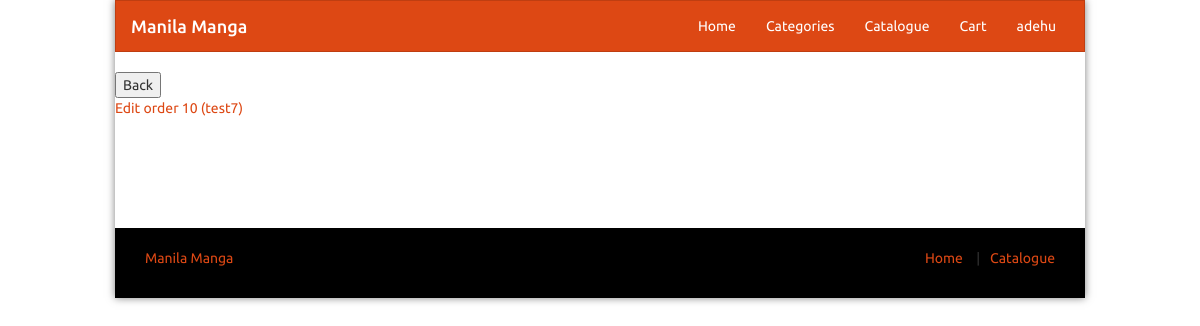
/mngord1.php (signed in), run on the app's committed database.
### tables this page shows
CREATE TABLE "users" (
	"userId"	INTEGER NOT NULL UNIQUE,
	"username"	TEXT,
	"password"	TEXT,
	"isAdmin"	INTEGER DEFAULT 0,
	PRIMARY KEY("userId" AUTOINCREMENT)
);

CREATE TABLE "orders" (
	"orderId"	INTEGER NOT NULL UNIQUE,
	"userId"	INTEGER NOT NULL,
	"dateValidated"	TEXT NOT NULL,
	"totalPrice"	INTEGER NOT NULL,
	"totalArticle"	INTEGER NOT NULL,
	"isValidated"	INTEGER,
	PRIMARY KEY("orderId" AUTOINCREMENT)
);

### mngord1.php (the view, shortened to what this page needs)
<?php session_start();
include('navbar.php');
echo '<button onclick="history.go(-1);">Back </button>';
$ordersDataQuery='SELECT * from orders';
$ordersData=$db->query($ordersDataQuery);
while ($orderData=$ordersData->fetchArray()){
    $catchingConsumerName='SELECT username FROM users WHERE userId in (SELECT userId FROM orders WHERE orderId = '.$orderData['orderId'].')';
    $consumerName=$db->query($catchingConsumerName)->fetchArray();
    echo '<div class="admp">
        <p>
        <a href="mngord111.php?id='.$orderData['orderId'].'">Edit order '.$orderData['orderId'].' ('.$consumerName['username'].')</a>
        </p>
        </div>';
}
include'footer.php';
unset($db);?>

### navbar.php (shortened to what this page needs)
<?php echo '<!doctype html>
<head>
    <link defer rel="stylesheet" href="bootstrap.min.css"/>
    <link rel="stylesheet" href="style2.css"/>
</head>
<head>
    <link defer rel="stylesheet" href="bootstrap.min.css"/>
    <link rel="stylesheet" href="style2.css"/>
</head>
<body class="layout-boxed">
    <div class="wrapper">
        <nav class="navbar navbar-default" role="navigation">
            <div class="container">
                <div class="navbar-header">
                    <h1 class="" style="margin:0;">
                        <a class="navbar-brand" href="index.php">
                            Manila Manga
                        </a>
                    </h1>
                </div>
                <div class="collapse navbar-collapse" id="navbar-menu">
                    <ul class="nav navbar-nav  navbar-right">
                        <li>
                            <a href="index.php" title="Home">
                                Home
                            </a>
                        </li>
                        <li>
                            <a href="categories.php" title="Categories">
                                Categories
                            </a>
                        </li>
                        <li>
                            <a href="catalogue.php" title="Catalogue Mangas">
                                Catalogue
                            </a>
                        </li>
                        <li>
                            <a href="cart.php" title="Cart">
                                Cart
                            </a>
                        </li>';
        if(isset($_SESSION['userId'])) {
            $db=new SQLite3('r209-db-01.sqlite');
            $id=$_SESSION['userId'];
            $getUsername='SELECT * FROM users WHERE userId = '.$id.'';
            $querry=$db->query($getUsername);
            $username=$querry->fetchArray();
            echo '<li>
                    <a href="user.php">'.$username[1].'</a>
                </li>';
        }
        echo '</a>
                        </li>
                    </ul>
                </div>
            </div>
            </nav>';
?>

### style2.css (style rules this page uses)
.layout-boxed { background: url(605743.jpg) repeat fixed }
.layout-boxed .container { max-width: 970px }
.layout-boxed .wrapper { background-color: #fff; max-width: 970px; margin: 0 auto; box-shadow: 0 0 8px rgba(0, 0, 0, .5); position: relative }
.navbar-default { border-radius: 0 }
ul { list-style: none; padding: 0; margin: 0 }

### data on the page
users: username "adehu"
orders: orderId "10", userId.username "test7"
